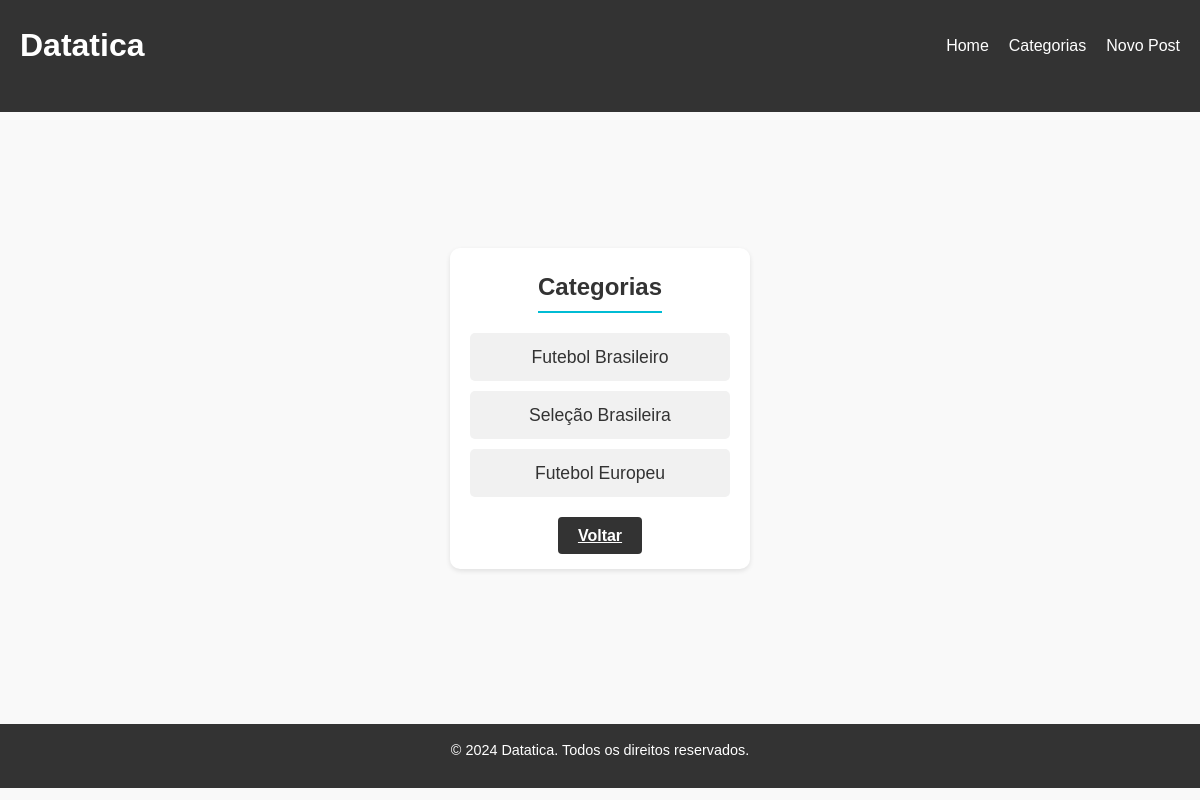
Page /categorias/ on the committed database.
### posts/models.py (models this page shows, shortened)
class Category(models.Model):
    nome = models.CharField(max_length=100, unique=True)
    descricao = models.TextField(blank=True)

### posts/views.py (the view)
# urls.py: path('categorias/', views.listar_categorias, name='listar_categorias'),
def listar_categorias(request):
    categorias = Category.objects.all()
    return render(request, 'posts/listar_categorias.html', {'categorias': categorias})

### posts/templates/posts/listar_categorias.html
{% extends 'base.html' %}
{% block content %}
<section class="categories">
<h2 class="categories-title">Categorias</h2>
<ul class="category-list">
    {% for categoria in categorias %}
        <li class="category-item">
            <a href="{% url 'detalhes_categoria' categoria.id %}" class="category-link">{{ categoria.nome }}</a>
        </li>
    {% endfor %}
</ul>
<br>
<a href="{% url 'listar_posts' %}" class="submit-btn">Voltar</a>
</section>
{% endblock %}

### static/style.css (style rules this page uses)
* { margin: 0; padding: 0; box-sizing: border-box; }
body { font-family: Arial, sans-serif; line-height: 1.6; background-color: #f9f9f9; color: #333; display: grid; justify-content: center; align-items: center; }
.categories { background: #fff; padding: 20px; border-radius: 10px; box-shadow: 0 2px 5px rgba(0, 0, 0, 0.1); width: 300px; text-align: center; }
.categories-title { font-size: 1.5em; margin-bottom: 20px; color: #333; font-weight: bold; border-bottom: 2px solid #00bcd4; display: inline-block; padding-bottom: 5px; }
.category-list { list-style: none; padding: 0; }
.category-item { margin-bottom: 10px; text-decoration: none; }
.category-item:last-child { margin-bottom: 0; }
.category-link { text-decoration: none; font-size: 1.1em; color: #333; background-color: #f1f1f1; padding: 10px 15px; border-radius: 5px; display: block; transition: background-color 0.3s, transform 0.3s, color 0.3s; }
.submit-btn { padding: 10px 20px; width: min-content; font-size: 16px; font-weight: bold; color: white; background-color: #333; border: none; border-radius: 4px; cursor: pointer; transition: background-color 0.3s; }

### rows in the picture
Category: nome "Futebol Brasileiro"
Category: nome "Seleção Brasileira"
Category: nome "Futebol Europeu"
